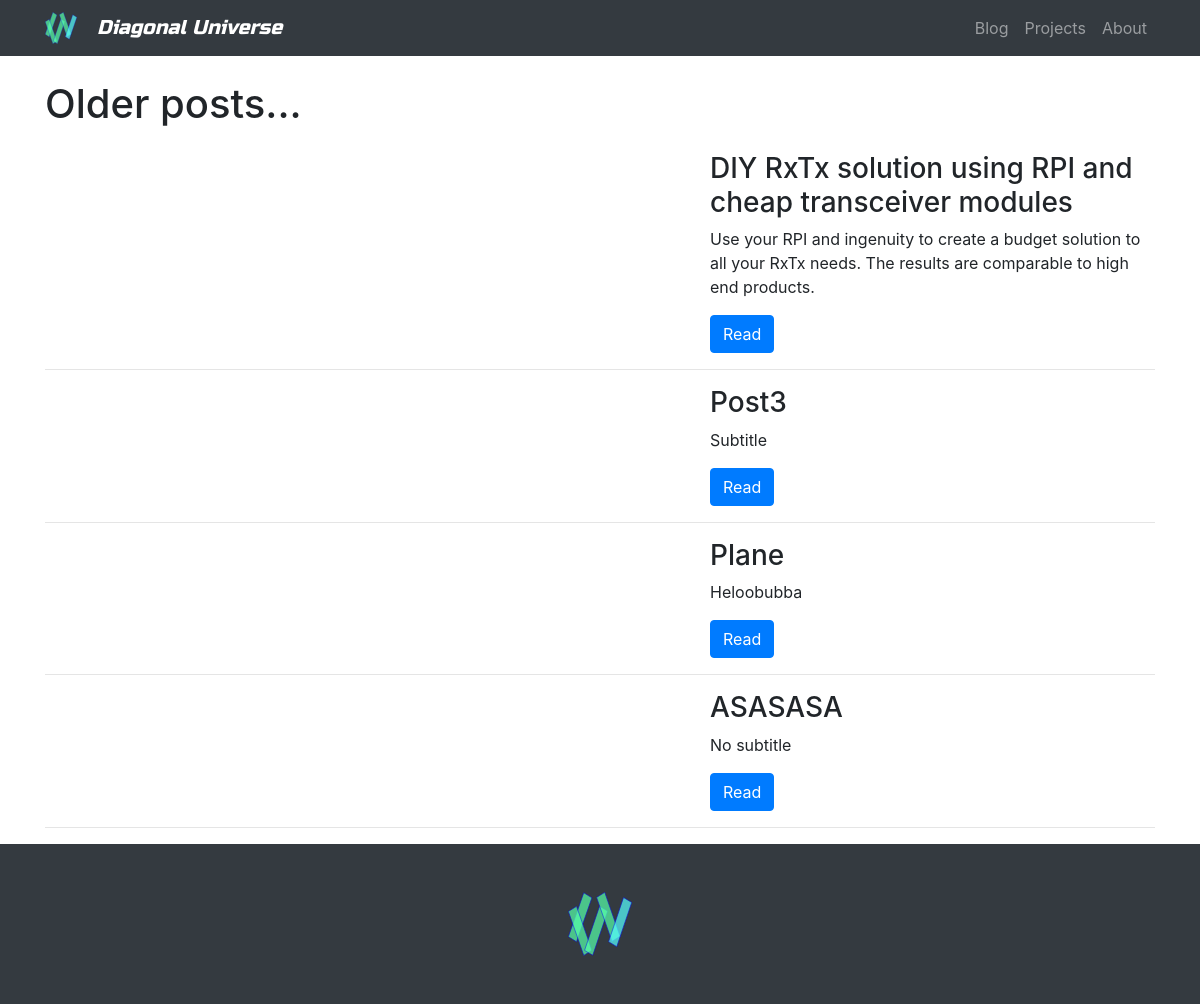
Page /post_list/Tech/ on the earlier database version.
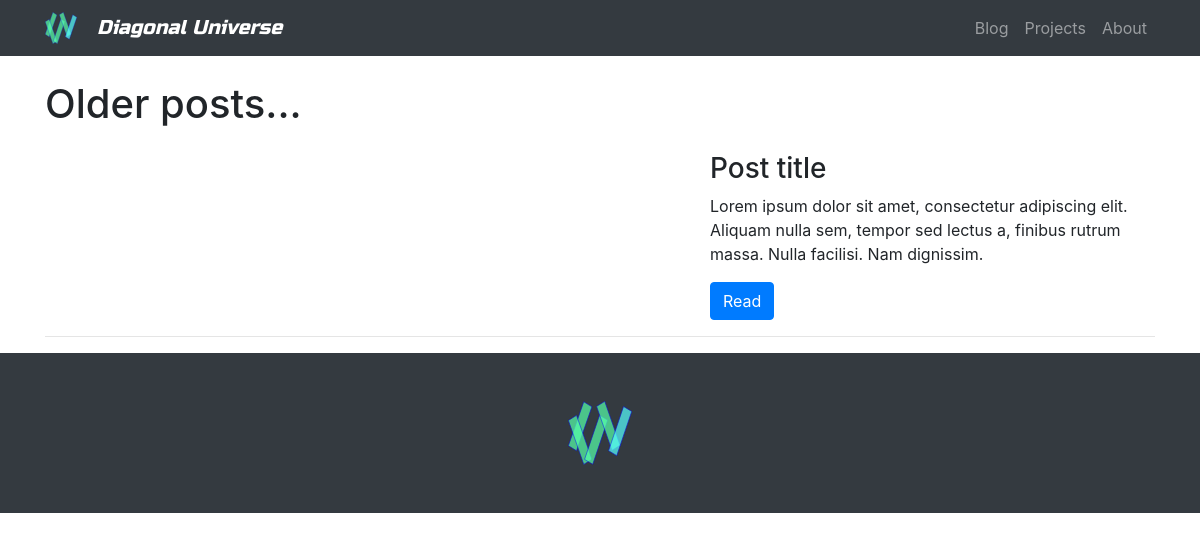
Same page on the later database version.
### post/models.py (models this page shows)
class Post(models.Model):
    TECH = 'Tech'
    TUTORIALS = 'Tutorials'
    PROJECTS = 'Projects'
    COMPUTING = 'Computing'
    CULTURE = 'Culture'
    THOUGHTS = 'Thoughts'
    CATEGORYS = (
        (TECH, 'Tech'),
        (TUTORIALS, 'Tutorials'),
        (PROJECTS, 'Projects'),
        (COMPUTING, 'Computing'),
        (CULTURE, 'Culture'),
        (THOUGHTS, 'Thoughts'),
    )
    title = models.CharField(max_length=100)
    slug = models.SlugField(max_length=100, default="None")
    subtitle = models.TextField(max_length=300, default="No subtitle")
    category = models.CharField(max_length=20, choices=CATEGORYS, default=TECH)
    date = models.DateField(default=datetime.now)
    text1 = models.TextField(max_length=7000, default="No text")
    text2 = models.TextField(max_length=7000, default="No text")
    video = models.CharField(max_length=100, default="No video for this post")

### post/views.py (the view)
# urls.py: path("post_list/<cat>/", views.post_list, name="post_list"),
def post_list(request, cat):
    postList = Post.objects.filter(category = cat)
    return render(request, "post/post_list.html", {'postList': postList})

### post/templates/post/post_list.html (shortened to what this page needs)
{% extends 'base.html' %}
{% block post_list %}
<div class="container">
    <h1 class="my-4">Older posts...
    </h1>
    {% for post in postList %}
    <div class="row">
        <div class="col-md-7">
        </div>
        <div class="col-md-5">
            <h3>{{ post.title }}</h3>
            <p>{{ post.subtitle }}</p>
            <a class="btn btn-primary" href="{% url 'old_post' slug=post.slug %}">Read</a>
        </div>
    </div>
    <hr>
    {% endfor %}
</div>
{% endblock %}

### templates/base.html (shortened to what this page needs)
<!DOCTYPE html>
<html lang="en">
<head>
  {% load static %}
  <link href="{% static 'vendor/bootstrap/css/bootstrap.min.css' %}" rel="stylesheet">
  <link href="{% static 'css/blog-post.css' %}" rel="stylesheet">
  <link href="{% static 'css/styles.css' %}" rel="stylesheet">
</head>
<body>
  {% block post_list %}
  {% endblock %}
  <nav class="navbar navbar-expand-lg navbar-dark bg-dark fixed-top">
    <div class="container">
      <a href="{% url 'index' %}"><img src="{% static 'icon.svg' %}" alt="DU icon" height="32" width="32" /></a>
      <a class="navbar-brand titleText" href="{% url 'index' %}">Diagonal Universe</a>
      <div class="collapse navbar-collapse" id="navbarResponsive">
        <ul class="navbar-nav ml-auto">
          <li class="nav-item {% ifequal request.path '/' %} active {% endifequal %}">
            <a class="nav-link" href="{% url 'index' %}">Blog
            </a>
          </li>
          <li class="nav-item {% ifequal request.path '/project_list/' %} active {% endifequal %}">
            <a class="nav-link" href="{% url 'project_list' %}">Projects</a>
          </li>
          <li class="nav-item {% ifequal request.path '/about' %} active {% endifequal %}">
            <a class="nav-link" href="{% url 'about' %}">About</a>
          </li>
        </ul>
      </div>
    </div>
  </nav>
  <footer class="py-5 bg-dark">
    <div class="container text-center">
      <a href="#top"><img src="{% static 'icon.svg' %}" alt="DU icon" height="64" width="64" /></a>
    </div>
  </footer>
</body>
</html>

### static/css/blog-post.css (style rules this page uses)
body { padding-top: 56px; }

### static/css/styles.css (style rules this page uses)
.titleText { font-family: 'Russo One', sans-serif; margin-left: 20px; font-style: italic; }

Differences in the rows shown:
removed Post: title "DIY RxTx solution using RPI and cheap transceiver modules", subtitle "Use your RPI and ingenuity to create a budget solution to all your RxTx needs. The results are comparable to high end products."
removed Post: title "Post3", subtitle "Subtitle"
removed Post: title "Plane", subtitle "Heloobubba"
removed Post: title "ASASASA", subtitle "No subtitle"
added Post: title "Post title", subtitle "Lorem ipsum dolor sit amet, consectetur adipiscing elit. Aliquam nulla sem, tempor sed lectus a, finibus rutrum massa. Nulla facilisi. Nam dignissim."
